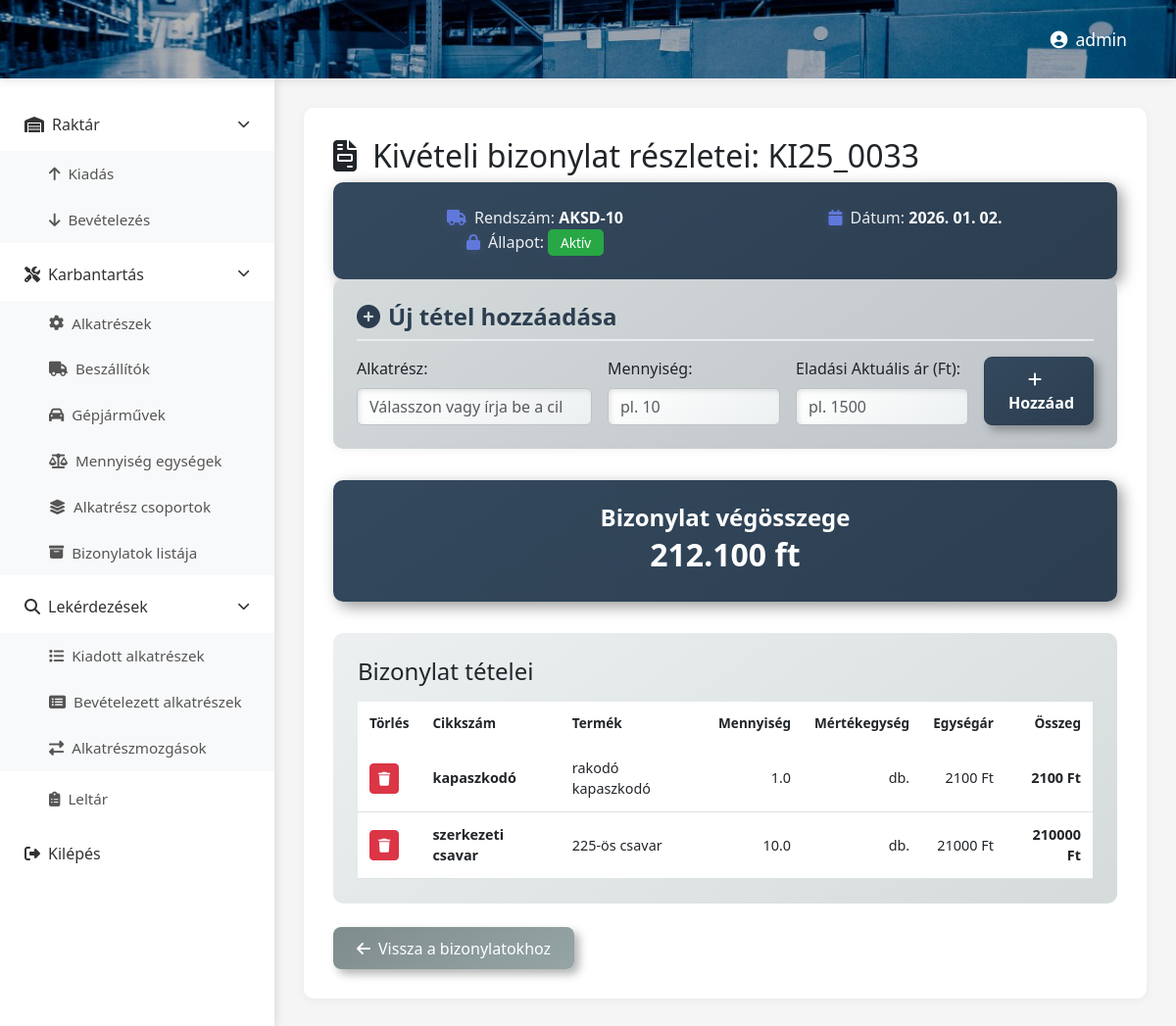
Before: /kivbizonylat/43/ (signed in) with the older database file.
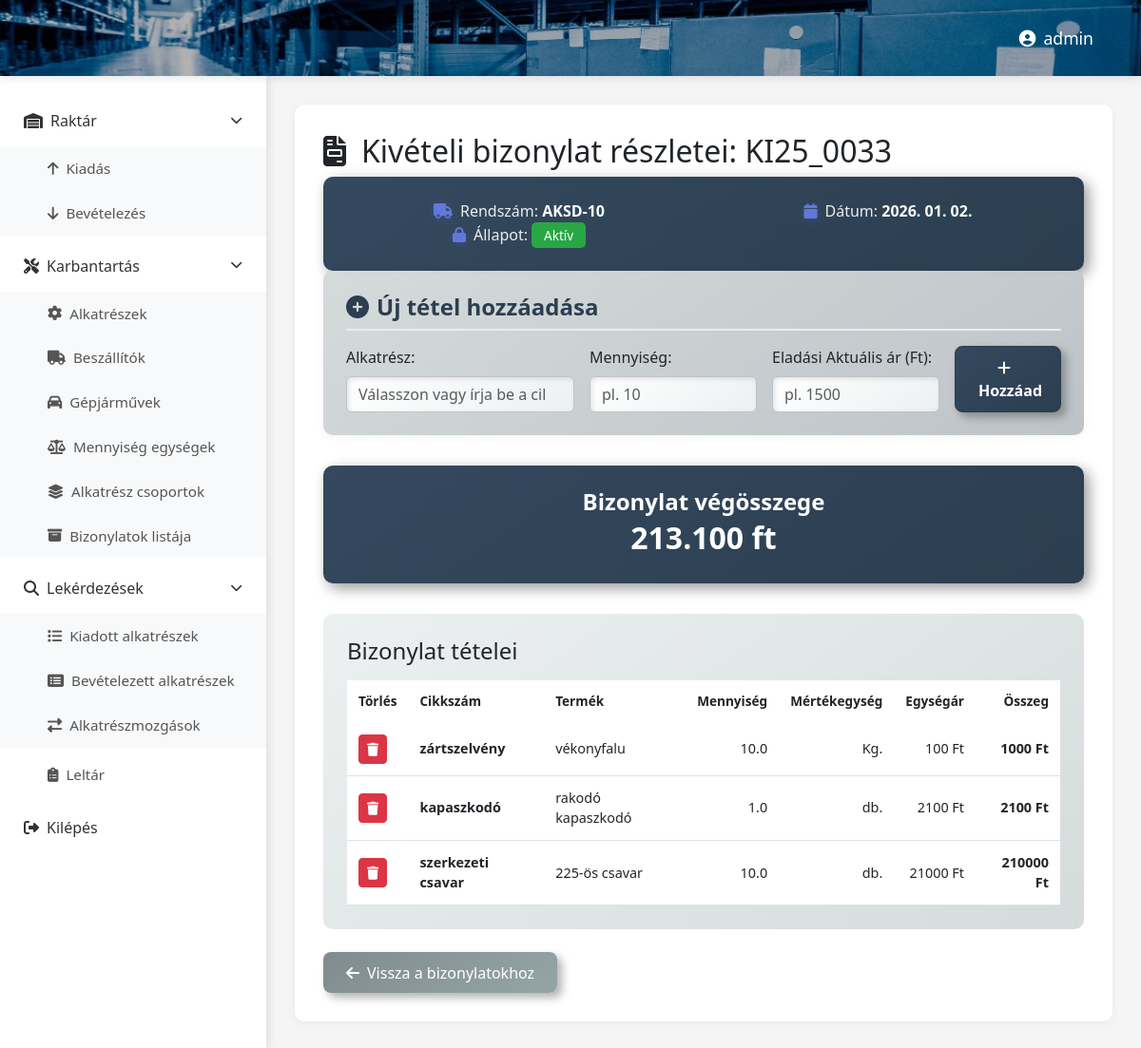
After: the same page with the newer database file.
### raktar/models.py (models this page shows, shortened)
class Bizonylatsor(models.Model):
    bizonylat = models.ForeignKey(Bizonylat, on_delete=models.PROTECT, related_name="sorok")
    alkatresz = models.ForeignKey(Alkatresz, to_field="cikkszam", on_delete=models.PROTECT, related_name="bizonylatsorok")
    mennyiseg = models.FloatField()
    aktualisar = models.IntegerField()
    class Meta:
        unique_together = ("bizonylat", "alkatresz")

class Alkatresz(models.Model):
    cikkszam = models.CharField(max_length=100, unique=True)
    leiras = models.CharField(max_length=50)
    info = models.CharField(max_length=300, blank=True, null=True)
    mertekegyseg = models.ForeignKey(Mertekegyseg, on_delete=models.PROTECT, related_name="alkatreszek")
    alkatreszcsoport = models.ForeignKey(Alkatreszcsoport, on_delete=models.PROTECT, related_name="alkatreszek")
    keszlet = models.FloatField(default=0)
    listaar = models.IntegerField()

class Mertekegyseg(models.Model):
    mertegys = models.CharField(max_length=20)
    def __str__(self):
        return self.mertegys

### raktar/views.py (the view)
# urls.py: path('kivbizonylat/<int:pk>/', views.kivBizonylatsorok, name='kivBizonylatsorok'),
@login_required
def kivBizonylatsorok(request, pk):
    aktualis_bizonylat = get_object_or_404(Bizonylat, pk=pk)
    aktualis_alakterszek = Alkatresz.objects.all()
    aktualisbiz_sorai = aktualis_bizonylat.sorok.all()
    alapadat = AlapAdat.objects.first()
    if alapadat:
        szorzo = alapadat.szorzo
    else:
        szorzo = 1.1 # ha mégsem találja
    osszeg = 0
    for sor in aktualisbiz_sorai:
        osszeg += sor.aktualisar * sor.mennyiseg
    return render(request, "kivbizonylatsorok.html", {
        "alkatreszek": aktualis_alakterszek,
        "bizonylat": aktualis_bizonylat,
        "sorok": aktualisbiz_sorai,
        "osszeg": f"{osszeg:,.0f} ft".replace(",", "."),
        "szorzo": szorzo,
    })

### raktar/templates/kivbizonylatsorok.html (shortened to what the changed rows need)
{% extends 'base.html' %}
{% load static %}
{% block extra_css %}
<link rel="stylesheet" href="{% static 'css/bebizonylatsorok.css' %}">
{% endblock %}
{% block content %}
<div class="main-container">
    <main class="content-area">
        <div id="contentContainer">
            <h2><i class="fas fa-file-invoice me-3"></i>Kivételi bizonylat részletei: {{ bizonylat.genbizid }}</h2>
            <div class="summary-section">
                <div class="summary-card">
                    <h4>Bizonylat végösszege</h4>
                    <div class="amount">{{ osszeg }}</div>
                </div>
            </div>
            <div class="table-section">
                <div class="table-responsive">
                    <table class="table table-hover">
                        <thead>
                            <tr>
                                <th>Törlés</th>
                                <th>Cikkszám</th>
                                <th>Termék</th>
                                <th class="text-end">Mennyiség</th>
                                <th class="text-end">Mértékegység</th>
                                <th class="text-end">Egységár</th>
                                <th class="text-end">Összeg</th>
                            </tr>
                        </thead>
                        <tbody>
                            {% for sor in sorok %}
                            <tr>
                                <td>
                                <form method="POST" action="{% url 'raktar:kivet_sor_torles' sor.id %}">
                                <button type="submit" class="btn btn-danger btn-sm">
                                <i class="fas fa-trash"></i>
                                </button>
                                </form>
                                </td>
                                <td><strong>{{ sor.alkatresz.cikkszam }}</strong></td>
                                <td>{{ sor.alkatresz.leiras }}</td>
                                <td class="text-end">{{ sor.mennyiseg }}</td>
                                <td class="text-end">{{ sor.alkatresz.mertekegyseg }}</td>
                                <td class="text-end">{{ sor.aktualisar|floatformat:0 }} Ft</td>
                                <td class="text-end">
                                    <strong>{% widthratio sor.mennyiseg 1 sor.aktualisar %} Ft</strong>
                                </td>
                            </tr>
                            {% endfor %}
                        </tbody>
                    </table>
                </div>
            </div>
        </div>
    </main>
</div>
{% endblock %}

Changed rows visible on the page:
added Bizonylatsor: alkatresz.cikkszam "zártszelvény", alkatresz.leiras "vékonyfalu", mennyiseg "10.0", alkatresz.mertekegyseg "Kg.", aktualisar "100", mennyiseg+aktualisar "1000"
Other visible differences:
{{ osszeg }}: "212.100 ft" → "213.100 ft"
